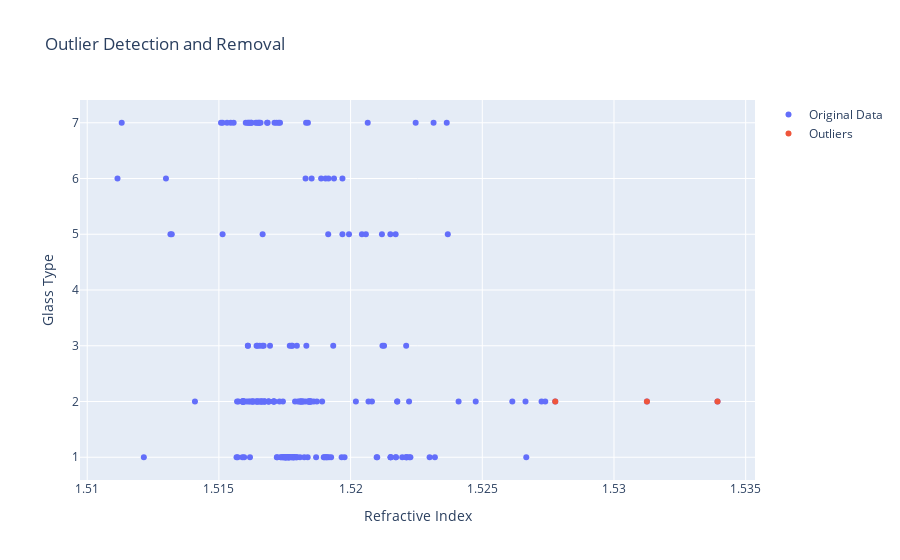

This figure's notebook cell:
### Markdown cell above
- Create a Plotly figure for outlier detection and removal

### Code cell
fig = go.Figure()
fig.add_trace(go.Scatter(x=df['RI'], y=df['Type'], mode='markers', name='Original Data'))
fig.add_trace(go.Scatter(x=df.loc[outlier_indexes, 'RI'], y=df.loc[outlier_indexes, 'Type'],
                         mode='markers', name='Outliers'))
fig.update_layout(title='Outlier Detection and Removal', xaxis_title='Refractive Index', yaxis_title='Glass Type')
fig.show()

### Figure 1 — Plotly figure (JSON) as saved in the notebook; plotly's stock layout.template omitted (floating-point values rounded to 4 significant figures; data arrays with more than 128 entries replaced by an {"elided": "..."} marker saying what was removed)
{"data": [{"mode": "markers", "name": "Original Data", "type": "scatter", "x": {"elided": "214 float values"}, "y": {"elided": "214 int values"}}, {"mode": "markers", "name": "Outliers", "type": "scatter", "x": [1.531, 1.534, 1.528], "y": [2, 2, 2]}], "layout": {"title": {"text": "Outlier Detection and Removal"}, "xaxis": {"title": {"text": "Refractive Index"}}, "yaxis": {"title": {"text": "Glass Type"}}}}
